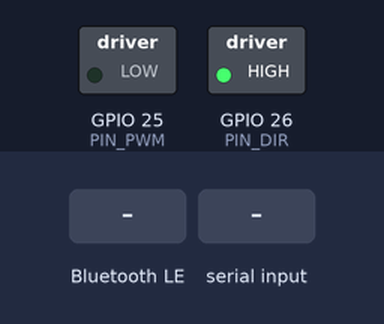
Recording of a sketch running on a simulated ESP32. Shown: switched loads named in the sketch (green lamp = pin HIGH). Inputs (shaded band) come from the test bench. Nothing arrives over Bluetooth unless stated; a phone connects over Bluetooth LE 3 s after start; what the sketch prints to the serial monitor is not drawn.

Above: at 1.2 s.
1.3 s: Bluetooth LE write "4" received
At 1.8 s:
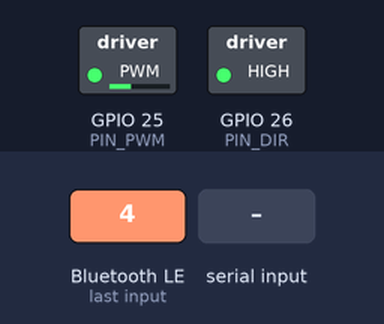
2.8 s: "6" received over Serial
At 3.1 s:
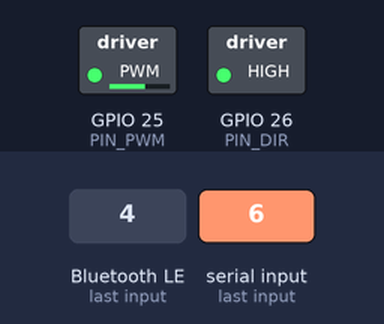
4.3 s: "8" received over the second serial link
At 5.3 s:
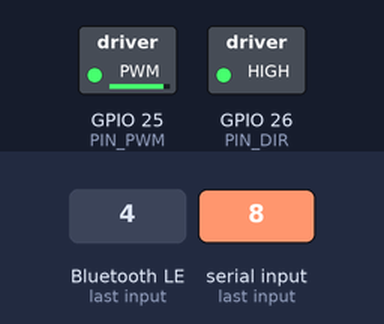
5.8 s: Bluetooth LE write "0" received
At 6.4 s:
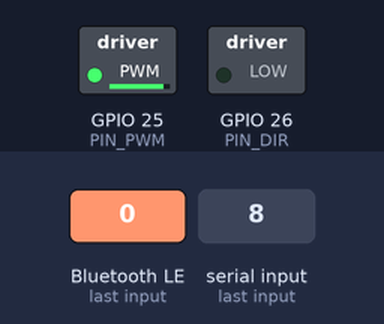
7.3 s: "4" received over Serial
At 7.7 s:
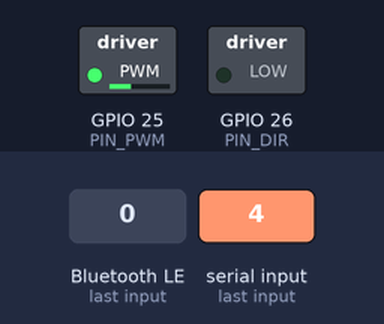
8.8 s: "6" received over the second serial link
At 10.0 s:
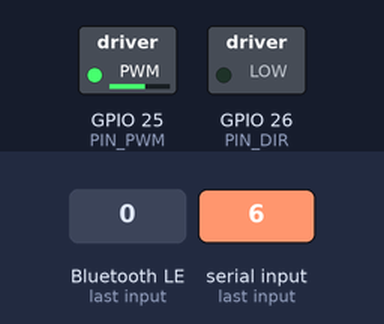
Timing chart, 0 to 11.3 s (numbered marks = the images above; inputs shaded):
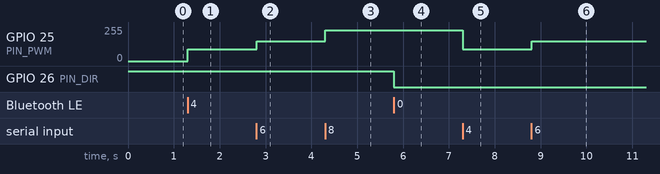

The sketch:

esp32_asador_ble.ino
```cpp
/*
 * ============================================================================
 *  ASADOR · Firmware ESP32 — Bluetooth Clásico (SPP) + BLE en paralelo
 * ============================================================================
 *
 *  Objetivo: que el MISMO asador funcione con
 *    • la app Kodular original y la nueva app Android en modo "Clásico" (SPP), y
 *    • la nueva app en iPhone y Android en modo "BLE".
 *
 *  El protocolo es EXACTAMENTE el del APK original (1 carácter ASCII, sin '\n'):
 *     '4'..'8'  → nivel de velocidad (y arranque)
 *     '0'       → cambio de sentido
 *     '1'       → parada
 *
 *  ⚠ IMPORTANTE — este archivo NO conoce tu hardware.
 *  La parte de radio (SPP/BLE) está completa. La parte de motor
 *  (motorApply…) es un EJEMPLO para un driver PWM + pin de dirección
 *  (L298N, BTS7960, TB6612…). Sustitúyela por la lógica de tu sketch actual:
 *  basta con copiar lo que hoy hace tu `switch (c)` dentro de handleCommand().
 *
 *  Placa: ESP32 "clásico" (ESP32-WROOM/WROVER). Los ESP32-S3/C3/C6 NO tienen
 *  Bluetooth Clásico: en esos, pon ENABLE_SPP en 0 (solo BLE).
 *  Arduino IDE → Herramientas → Partition Scheme → "Huge APP (3MB No OTA)"
 *  (SPP + BLE juntos ocupan ~1,6 MB).
 *  Probado conceptualmente con arduino-esp32 2.x y 3.x (librería BLE incluida).
 * ============================================================================
 */

#include <Arduino.h>
#include <BLEDevice.h>
#include <BLEServer.h>
#include <BLEUtils.h>
#include <BLE2902.h>

#define ENABLE_SPP 1            // 1 = también Bluetooth Clásico (compatibilidad total)
#define STOP_ON_DISCONNECT 0    // 1 = parar el motor si se pierde la conexión (ver README)

#if ENABLE_SPP
#include "BluetoothSerial.h"
BluetoothSerial SerialBT;
#endif

// ---------------------------------------------------------------- Identidad
// La app busca nombres que contengan "ASADOR" (también "ESP32"/"KANKA").
static const char *DEVICE_NAME = "ASADOR-ESP32";

// Nordic UART Service (NUS) — debe coincidir con lib/core/constants/app_constants.dart
#define NUS_SERVICE_UUID "6E400001-B5A3-F393-E0A9-E50E24DCCA9E"
#define NUS_RX_UUID      "6E400002-B5A3-F393-E0A9-E50E24DCCA9E"  // app → ESP32 (write)
#define NUS_TX_UUID      "6E400003-B5A3-F393-E0A9-E50E24DCCA9E"  // ESP32 → app (notify)

// ---------------------------------------------------------------- Motor (EJEMPLO)
// ▼▼▼ AJUSTA A TU HARDWARE ▼▼▼
static const int PIN_PWM = 25;
static const int PIN_DIR = 26;
static const int PWM_FREQ = 20000;   // 20 kHz: silencioso
static const int PWM_BITS = 8;       // 0..255
// Duty por nivel 4..8 (índice 0..4). Ajusta según tu motor/reductora.
static const uint8_t DUTY_BY_LEVEL[5] = {90, 120, 150, 190, 230};
// ▲▲▲ AJUSTA A TU HARDWARE ▲▲▲

volatile bool motorRunning = false;
volatile bool motorClockwise = true;
volatile int  motorLevel = 6;

BLECharacteristic *txChar = nullptr;
volatile bool bleConnected = false;

// BLE llega desde la tarea de Bluedroid y SPP desde loop(): se serializa.
SemaphoreHandle_t cmdMutex = nullptr;

void motorInit() {
  pinMode(PIN_DIR, OUTPUT);
  digitalWrite(PIN_DIR, HIGH);
#if defined(ESP_ARDUINO_VERSION_MAJOR) && ESP_ARDUINO_VERSION_MAJOR >= 3
  ledcAttach(PIN_PWM, PWM_FREQ, PWM_BITS);
#else
  ledcSetup(0, PWM_FREQ, PWM_BITS);
  ledcAttachPin(PIN_PWM, 0);
#endif
}

void pwmWrite(uint8_t duty) {
#if defined(ESP_ARDUINO_VERSION_MAJOR) && ESP_ARDUINO_VERSION_MAJOR >= 3
  ledcWrite(PIN_PWM, duty);
#else
  ledcWrite(0, duty);
#endif
}

void motorApply() {
  digitalWrite(PIN_DIR, motorClockwise ? HIGH : LOW);
  pwmWrite(motorRunning ? DUTY_BY_LEVEL[motorLevel - 4] : 0);
}

// ---------------------------------------------------------------- Estado → app
// Opcional: la app actual lo ignora, pero queda listo para mostrar estado real.
// Formato: "S,<run 0/1>,<nivel>,<dir C/A>\n"
void notifyStatus() {
  char msg[24];
  snprintf(msg, sizeof(msg), "S,%d,%d,%c\n", motorRunning ? 1 : 0, motorLevel, motorClockwise ? 'C' : 'A');
  if (bleConnected && txChar) {
    txChar->setValue((uint8_t *)msg, strlen(msg));
    txChar->notify();
  }
}

// ---------------------------------------------------------------- Protocolo
// ÚNICO punto de entrada para ambos transportes.
void handleCommandLocked(char c);
void handleCommand(char c) {
  if (cmdMutex) xSemaphoreTake(cmdMutex, portMAX_DELAY);
  handleCommandLocked(c);
  if (cmdMutex) xSemaphoreGive(cmdMutex);
}

void handleCommandLocked(char c) {
  switch (c) {
    case '4': case '5': case '6': case '7': case '8':
      // Slider original: fija nivel y arranca.
      motorLevel = c - '0';
      motorRunning = true;
      break;
    case '0':
      // Flecha original: alterna el sentido.
      // (Si tu firmware actual hace otra cosa con '0', respétalo aquí.)
      motorClockwise = !motorClockwise;
      break;
    case '1':
      // Botón power original: parada.
      // (Si en tu firmware '1' era un toggle on/off, cámbialo aquí.)
      motorRunning = false;
      break;
    default:
      return;  // ignora '\r', '\n' y cualquier otro byte
  }
  motorApply();
  notifyStatus();
}

void onLinkLost() {
#if STOP_ON_DISCONNECT
  handleCommand('1');
#endif
}

// ---------------------------------------------------------------- BLE
class ServerCallbacks : public BLEServerCallbacks {
  void onConnect(BLEServer *server) override {
    bleConnected = true;
  }
  void onDisconnect(BLEServer *server) override {
    bleConnected = false;
    onLinkLost();
    // Volver a anunciarse para permitir reconexión inmediata.
    BLEDevice::startAdvertising();
  }
};

class RxCallbacks : public BLECharacteristicCallbacks {
  void onWrite(BLECharacteristic *ch) override {
    // String (core 3.x) o std::string (core 2.x): ambas tienen length() y [].
    auto value = ch->getValue();
    for (size_t i = 0; i < value.length(); i++) handleCommand((char)value[i]);
  }
};

void bleInit() {
  BLEDevice::init(DEVICE_NAME);
  BLEServer *server = BLEDevice::createServer();
  server->setCallbacks(new ServerCallbacks());

  BLEService *service = server->createService(NUS_SERVICE_UUID);

  BLECharacteristic *rx = service->createCharacteristic(
      NUS_RX_UUID, BLECharacteristic::PROPERTY_WRITE | BLECharacteristic::PROPERTY_WRITE_NR);
  rx->setCallbacks(new RxCallbacks());

  txChar = service->createCharacteristic(NUS_TX_UUID, BLECharacteristic::PROPERTY_NOTIFY);
  txChar->addDescriptor(new BLE2902());

  service->start();

  BLEAdvertising *adv = BLEDevice::getAdvertising();
  adv->addServiceUUID(NUS_SERVICE_UUID);
  adv->setScanResponse(true);  // el nombre va en la respuesta de escaneo
  BLEDevice::startAdvertising();
}

// ---------------------------------------------------------------- SPP
#if ENABLE_SPP
void sppCallback(esp_spp_cb_event_t event, esp_spp_cb_param_t *param) {
  if (event == ESP_SPP_CLOSE_EVT) onLinkLost();
}
#endif

void setup() {
  Serial.begin(115200);
  cmdMutex = xSemaphoreCreateMutex();
  motorInit();
  motorApply();

#if ENABLE_SPP
  SerialBT.register_callback(sppCallback);
  SerialBT.begin(DEVICE_NAME);  // mismo nombre para SPP
#endif
  bleInit();

  Serial.printf("[ASADOR] listo como \"%s\" (SPP=%d, BLE=1)\n", DEVICE_NAME, ENABLE_SPP);
}

void loop() {
#if ENABLE_SPP
  while (SerialBT.available()) handleCommand((char)SerialBT.read());
#endif
  // Depuración por USB: escribe 4..8 / 0 / 1 en el monitor serie.
  while (Serial.available()) handleCommand((char)Serial.read());
  delay(5);
}
```

Measured:
- after the input at 1.3 s, GPIO 25 (PIN_PWM): 0/255 → 90/255 at once
- after the input at 2.8 s, GPIO 25 (PIN_PWM): 90/255 → 149/255 at once
- after the input at 4.3 s, GPIO 25 (PIN_PWM): 149/255 → 229/255 at once
- after the input at 5.8 s, GPIO 26 (PIN_DIR): HIGH → LOW at once
- after the input at 7.3 s, GPIO 25 (PIN_PWM): 229/255 → 90/255 at once
- after the input at 8.8 s, GPIO 25 (PIN_PWM): 90/255 → 149/255 at once
